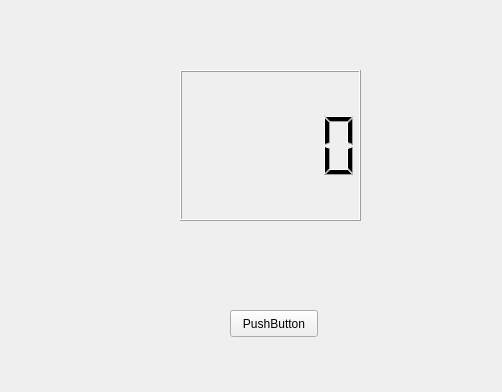
<?xml version="1.0" encoding="UTF-8"?>
<ui version="4.0">
 <class>Form</class>
 <widget class="QWidget" name="Form">
  <property name="geometry">
   <rect>
    <x>0</x>
    <y>0</y>
    <width>502</width>
    <height>392</height>
   </rect>
  </property>
  <property name="windowTitle">
   <string>Form</string>
  </property>
  <widget class="QPushButton" name="pushButton">
   <property name="geometry">
    <rect>
     <x>230</x>
     <y>310</y>
     <width>88</width>
     <height>27</height>
    </rect>
   </property>
   <property name="text">
    <string>PushButton</string>
   </property>
  </widget>
  <widget class="QLCDNumber" name="lcdNumber">
   <property name="geometry">
    <rect>
     <x>180</x>
     <y>70</y>
     <width>181</width>
     <height>151</height>
    </rect>
   </property>
  </widget>
 </widget>
 <resources/>
 <connections/>
</ui>
